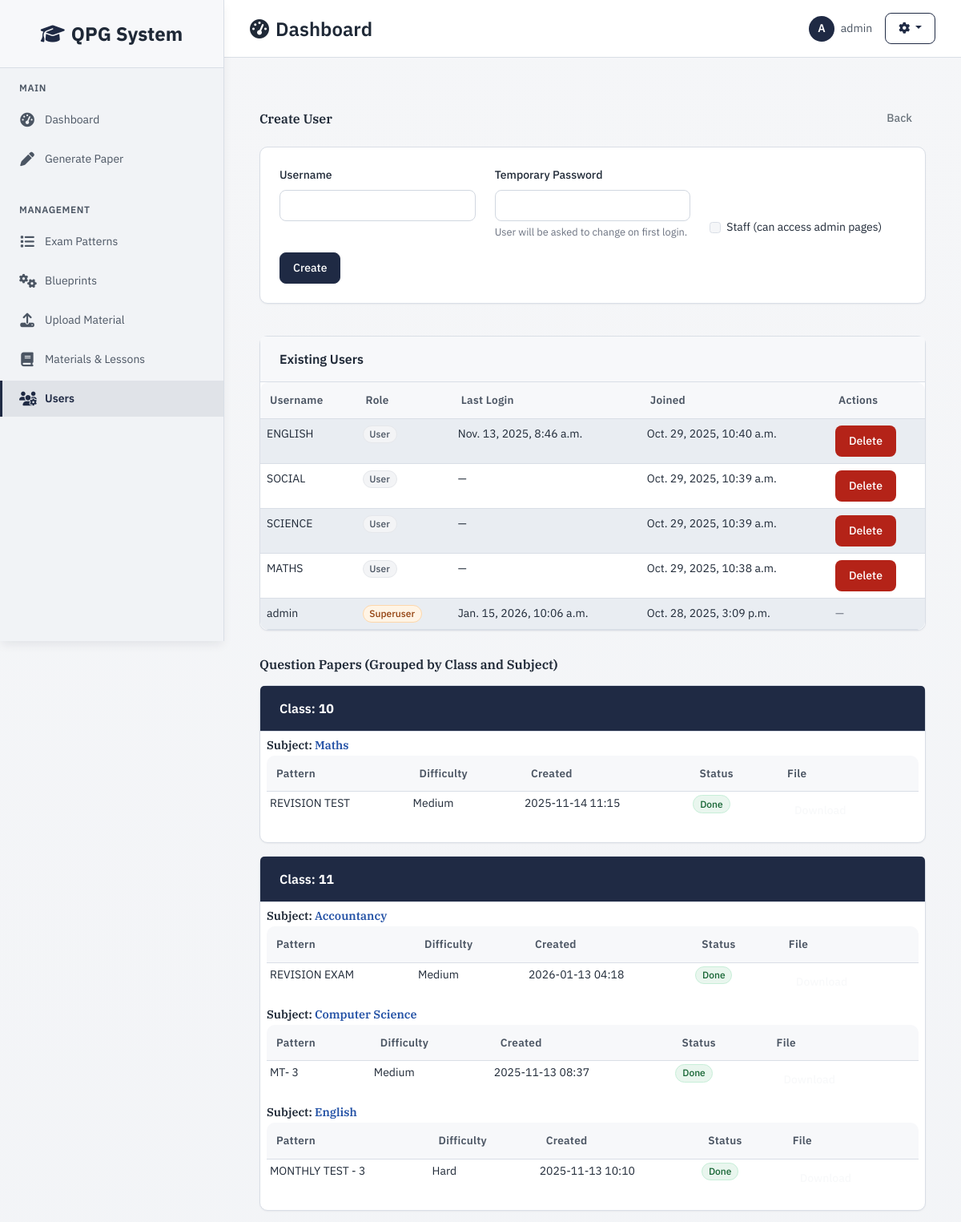
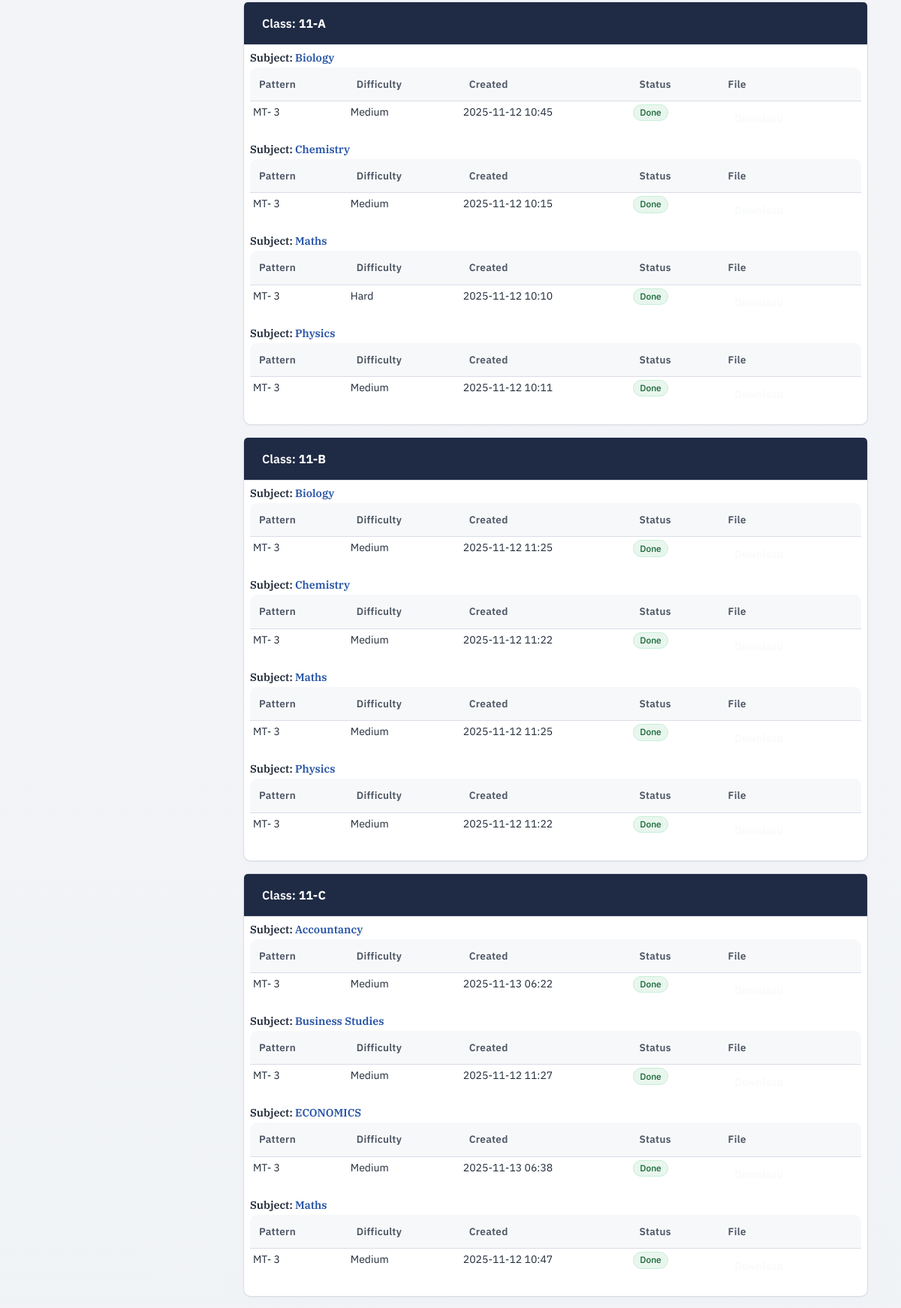
The app's page /users/create/ (signed in, upper part) with its own data (2 pictures, top to bottom).
### core/models.py (models this page shows, shortened)
class QuestionPaper(models.Model):
    class_name = models.CharField(max_length=10)   # "11-A"
    subject = models.CharField(max_length=50)      # "Biology"
    pattern = models.ForeignKey(ExamPattern, on_delete=models.CASCADE)
    chapters = models.JSONField()                  # ["4","5","6"]
    difficulty = models.CharField(max_length=20, default="Medium")
    file = models.FileField(upload_to="question_papers/", blank=True, null=True)
    status = models.CharField(max_length=20, default="queued")  # queued/generating/done/cancelled
    task_id = models.CharField(max_length=255, blank=True, null=True)  # Celery task ID
    edited_content = models.TextField(blank=True, null=True)  # Store edited content from the editor
    cost = models.DecimalField(max_digits=10, decimal_places=4, null=True, blank=True) # Cost of generation
    created_by = models.ForeignKey(User, on_delete=models.SET_NULL, null=True)
    created_at = models.DateTimeField(auto_now_add=True)
    updated_at = models.DateTimeField(auto_now=True)  # Track when the paper was last edited

class ExamPattern(models.Model):
    name = models.CharField(max_length=100)   # e.g. "PT-2", "Half-Yearly"
    description = models.TextField(blank=True)
    subject = models.CharField(max_length=100, default="")
    class_name = models.CharField(max_length=10, default="")
    sections = models.JSONField()  # Enhanced structure with instructions and constraints
    total_marks = models.IntegerField(default=0)
    total_questions = models.IntegerField(default=0)
    PATTERN_SOURCE_CHOICES = [
        ('manual', 'Manual Creation'),
        ('ai_generated', 'AI Generated'),
        ('imported', 'Imported'),
    ]
    pattern_source = models.CharField(max_length=20, choices=PATTERN_SOURCE_CHOICES, default='manual')
    ai_prompt = models.TextField(blank=True)  # Store original teacher input for reference
    created_by = models.ForeignKey(User, on_delete=models.SET_NULL, null=True)
    created_at = models.DateTimeField(auto_now_add=True)
    updated_at = models.DateTimeField(auto_now=True)
    class Meta:
        ordering = ['-created_at']
        verbose_name = "Exam Pattern"
        verbose_name_plural = "Exam Patterns"

### core/views.py (the view, shortened to what this page needs)
# urls.py: path("users/create/", views.admin_create_user_view, name="admin_create_user"),
@login_required(login_url='login')
def admin_create_user_view(request):
    if not (request.user.is_superuser or request.user.is_staff):
        messages.error(request, "You are not authorized to access this page.")
        return redirect('dashboard')
    users = User.objects.all().order_by('-date_joined')
    papers = QuestionPaper.objects.all().order_by('class_name', 'subject', '-created_at')
    from collections import defaultdict
    paper_groups = defaultdict(lambda: defaultdict(list))
    for paper in papers:
        paper_groups[paper.class_name][paper.subject].append(paper)
    grouped_list = []
    for class_name in sorted(paper_groups.keys()):
        subj_group = []
        for subject in sorted(paper_groups[class_name].keys()):
            subj_group.append({
                'subject': subject,
                'papers': paper_groups[class_name][subject]
            })
        grouped_list.append({
            'class_name': class_name,
            'subjects': subj_group
        })
    return render(request, 'admin_create_user.html', {
        'users': users,
        'papers_by_class': grouped_list
    })

### core/templates/admin_create_user.html (shortened to what this page needs)
{% extends 'base.html' %}
{% block content %}
<div class="container py-4">
  <div class="d-flex justify-content-between align-items-center mb-3">
    <h5 class="mb-0">Create User</h5>
    <a href="{% url 'dashboard' %}" class="btn btn-outline-secondary btn-sm">Back</a>
  </div>
  <div class="card">
    <div class="card-body">
      <form method="post">
        <div class="row">
          <div class="col-md-4 mb-3">
            <label class="form-label">Username</label>
            <input type="text" name="username" class="form-control" required />
          </div>
          <div class="col-md-4 mb-3">
            <label class="form-label">Temporary Password</label>
            <input type="text" name="password" class="form-control" required />
            <div class="form-text">User will be asked to change on first login.</div>
          </div>
          <div class="col-md-4 mb-3 d-flex align-items-end">
            <div class="form-check">
              <input class="form-check-input" type="checkbox" id="is_staff" name="is_staff">
              <label class="form-check-label" for="is_staff">Staff (can access admin pages)</label>
            </div>
          </div>
        </div>
        <button type="submit" class="btn btn-primary">Create</button>
      </form>
    </div>
  </div>
</div>
  <div class="container py-2">
    <div class="card mt-2">
      <div class="card-header">Existing Users</div>
      <div class="card-body p-0">
        <table class="table table-dark table-striped mb-0">
          <thead>
            <tr>
              <th>Username</th>
              <th>Role</th>
              <th>Last Login</th>
              <th>Joined</th>
              <th style="width: 120px;">Actions</th>
            </tr>
          </thead>
          <tbody>
            {% for u in users %}
            <tr>
              <td>{{ u.username }}</td>
              <td>
                {% if u.is_superuser %}
                  <span class="badge bg-warning text-dark">Superuser</span>
                {% elif u.is_staff %}
                  <span class="badge bg-info">Staff</span>
                {% else %}
                  <span class="badge bg-secondary">User</span>
                {% endif %}
              </td>
              <td>{{ u.last_login|default:'—' }}</td>
              <td>{{ u.date_joined }}</td>
              <td>
                {% if not u.is_superuser and u != user %}
                <form method="post" action="{% url 'admin_delete_user' u.id %}" onsubmit="return confirm('Delete user {{ u.username }}?');" class="m-0">
                  <button type="submit" class="btn btn-sm btn-danger">Delete</button>
                </form>
                {% else %}
                  <span class="text-muted">—</span>
                {% endif %}
              </td>
            </tr>
            {% empty %}
            <tr><td colspan="5" class="text-center text-muted py-3">No users found.</td></tr>
            {% endfor %}
          </tbody>
        </table>
      </div>
    </div>
  </div>
  <div class="container mt-4">
    <h5 class="mb-3">Question Papers (Grouped by Class and Subject)</h5>
    {% for class_group in papers_by_class %}
      <div class="card mb-3">
        <div class="card-header bg-primary text-white">
          Class: <b>{{ class_group.class_name }}</b>
        </div>
        <div class="card-body p-2">
          {% for subj in class_group.subjects %}
            <div class="mb-2">
              <h6 class="mb-1">Subject: <span class="text-info">{{ subj.subject }}</span></h6>
              <table class="table table-sm table-borderless table-dark mb-1">
                <thead>
                  <tr>
                    <th>Pattern</th>
                    <th>Difficulty</th>
                    <th>Created</th>
                    <th>Status</th>
                    <th>File</th>
                  </tr>
                </thead>
                <tbody>
                  {% for paper in subj.papers %}
                  <tr>
                    <td>{{ paper.pattern.name }}</td>
                    <td>{{ paper.difficulty }}</td>
                    <td>{{ paper.created_at|date:'Y-m-d H:i' }}</td>
                    <td>
                      {% if paper.status == 'queued' %}
                        <span class="badge bg-warning text-dark">Queued</span>
                      {% elif paper.status == 'generating' %}
                        <span class="badge bg-info text-dark">Generating</span>
                      {% elif paper.status == 'done' %}
                        <span class="badge bg-success">Done</span>
                      {% elif paper.status == 'cancelled' %}
                        <span class="badge bg-secondary">Cancelled</span>
                      {% else %}
                        <span class="badge bg-secondary">{{ paper.status }}</span>
                      {% endif %}
                    </td>
                    <td>
                      {% if paper.file %}
                        <a href="{{ paper.file.url }}" class="btn btn-sm btn-outline-light" download>Download</a>
                      {% else %}
                        <span class="text-muted">-</span>
                      {% endif %}
                    </td>
                  </tr>
                  {% empty %}
                  <tr><td colspan="5" class="text-center text-muted">No papers</td></tr>
                  {% endfor %}
                </tbody>
              </table>
            </div>
          {% endfor %}
        </div>
      </div>
    {% empty %}
      <div class="text-muted">No question papers found.</div>
    {% endfor %}
  </div>
{% endblock %}

### core/templates/base.html (shortened to what this page needs)
<!DOCTYPE html>
<html lang="en">
<head>
    <link href="https://cdn.jsdelivr.net/npm/bootstrap@5.3.2/dist/css/bootstrap.min.css" rel="stylesheet">
    <link href="https://cdnjs.cloudflare.com/ajax/libs/font-awesome/6.4.0/css/all.min.css" rel="stylesheet">
</head>
<body>
    {% if user.is_authenticated %}
        <div class="sidebar" id="sidebar">
            <div class="sidebar-header">
                <a href="{% url 'dashboard' %}" class="sidebar-brand">
                    <i class="fas fa-graduation-cap"></i>
                    <span>QPG System</span>
                </a>
            </div>
            <nav class="sidebar-nav">
                <div class="nav-section">
                    <div class="nav-section-title">Main</div>
                    <div class="nav-item">
                        <a href="{% url 'dashboard' %}" class="nav-link {% if request.resolver_match.url_name == 'dashboard' %}active{% endif %}">
                            <i class="fas fa-tachometer-alt"></i>
                            <span>Dashboard</span>
                        </a>
                    </div>
                    <div class="nav-item">
                        <a href="{% url 'generate' %}" class="nav-link {% if request.resolver_match.url_name == 'generate' %}active{% endif %}">
                            <i class="fas fa-pen"></i>
                            <span>Generate Paper</span>
                        </a>
                    </div>
                </div>
                <div class="nav-section">
                    <div class="nav-section-title">Management</div>
                    <div class="nav-item">
                        <a href="{% url 'patterns' %}" class="nav-link {% if request.resolver_match.url_name == 'patterns' %}active{% endif %}">
                            <i class="fas fa-list"></i>
                            <span>Exam Patterns</span>
                        </a>
                    </div>
                    <div class="nav-item">
                        <a href="{% url 'blueprint_list' %}" class="nav-link {% if 'blueprint' in request.resolver_match.url_name %}active{% endif %}">
                            <i class="fas fa-cogs"></i>
                            <span>Blueprints</span>
                        </a>
                    </div>
                    <div class="nav-item">
                        <a href="{% url 'upload' %}" class="nav-link {% if request.resolver_match.url_name == 'upload' %}active{% endif %}">
                            <i class="fas fa-upload"></i>
                            <span>Upload Material</span>
                        </a>
                    </div>
                    <div class="nav-item">
                        <a href="{% url 'materials_list' %}" class="nav-link {% if 'materials' in request.resolver_match.url_name %}active{% endif %}">
                            <i class="fas fa-book"></i>
                            <span>Materials & Lessons</span>
                        </a>
                    </div>
                    {% if user.is_superuser or user.is_staff %}
                    <div class="nav-item">
                        <a href="{% url 'admin_create_user' %}" class="nav-link {% if request.resolver_match.url_name == 'admin_create_user' %}active{% endif %}">
                            <i class="fas fa-users-cog"></i>
                            <span>Users</span>
                        </a>
                    </div>
                    {% endif %}
                </div>
            </nav>
        </div>
        <div class="main-content" id="mainContent">
            <div class="top-bar">
                <div class="page-title">
                    <i class="fas fa-{% block page_icon %}tachometer-alt{% endblock %}"></i>
                    <span>{% block page_title %}Dashboard{% endblock %}</span>
                </div>
                <div class="user-menu">
                    <div class="user-info">
                        <div class="user-avatar">
                            {{ user.username|first|upper }}
                        </div>
                        <span>{{ user.username }}</span>
                    </div>
                    <div class="dropdown">
                        <button class="btn btn-outline-primary btn-sm dropdown-toggle" type="button" data-bs-toggle="dropdown">
                            <i class="fas fa-cog"></i>
                        </button>
                    </div>
                </div>
            </div>
            <div class="content-area">
                {% block content %}
                {% endblock %}
            </div>
        </div>
    {% endif %}
</body>
</html>

### records on screen
QuestionPaper: class_name "10", subject "Maths", pattern.name "REVISION TEST", difficulty "Medium", created_at "2025-11-14 11:15", status "Done"
QuestionPaper: class_name "11", subject "Accountancy", pattern.name "REVISION EXAM", difficulty "Medium", created_at "2026-01-13 04:18", status "Done"
QuestionPaper: subject "Computer Science", pattern.name "MT- 3", difficulty "Medium", created_at "2025-11-13 08:37", status "Done"
QuestionPaper: subject "English", pattern.name "MONTHLY TEST - 3", difficulty "Hard", created_at "2025-11-13 10:10", status "Done"
QuestionPaper: class_name "11-A", subject "Biology", pattern.name "MT- 3", difficulty "Medium", created_at "2025-11-12 10:45", status "Done"
QuestionPaper: subject "Chemistry", pattern.name "MT- 3", difficulty "Medium", created_at "2025-11-12 10:15", status "Done"
QuestionPaper: subject "Maths", pattern.name "MT- 3", difficulty "Hard", created_at "2025-11-12 10:10", status "Done"
QuestionPaper: subject "Physics", pattern.name "MT- 3", difficulty "Medium", created_at "2025-11-12 10:11", status "Done"
QuestionPaper: class_name "11-B", subject "Biology", pattern.name "MT- 3", difficulty "Medium", created_at "2025-11-12 11:25", status "Done"
QuestionPaper: subject "Chemistry", pattern.name "MT- 3", difficulty "Medium", created_at "2025-11-12 11:22", status "Done"
QuestionPaper: subject "Maths", pattern.name "MT- 3", difficulty "Medium", created_at "2025-11-12 11:25", status "Done"
QuestionPaper: subject "Physics", pattern.name "MT- 3", difficulty "Medium", created_at "2025-11-12 11:22", status "Done"
QuestionPaper: class_name "11-C", subject "Accountancy", pattern.name "MT- 3", difficulty "Medium", created_at "2025-11-13 06:22", status "Done"
QuestionPaper: subject "Business Studies", pattern.name "MT- 3", difficulty "Medium", created_at "2025-11-12 11:27", status "Done"
QuestionPaper: subject "ECONOMICS", pattern.name "MT- 3", difficulty "Medium", created_at "2025-11-13 06:38", status "Done"
QuestionPaper: subject "Maths", pattern.name "MT- 3", difficulty "Medium", created_at "2025-11-12 10:47", status "Done"

### other values on screen
{{ user.username|first|upper }} "A"
{{ user.username }} "admin"
{{ u.username }} "ENGLISH"
{{ u.last_login|default:'—' }} "Nov. 13, 2025, 8:46 a.m."
{{ u.date_joined }} "Oct. 29, 2025, 10:40 a.m."
{{ u.username }} "SOCIAL"
{{ u.last_login|default:'—' }} "—"
{{ u.date_joined }} "Oct. 29, 2025, 10:39 a.m."
{{ u.username }} "SCIENCE"
{{ u.username }} "MATHS"
{{ u.date_joined }} "Oct. 29, 2025, 10:38 a.m."
{{ u.username }} "admin"
{{ u.last_login|default:'—' }} "Jan. 15, 2026, 10:06 a.m."
{{ u.date_joined }} "Oct. 28, 2025, 3:09 p.m."
